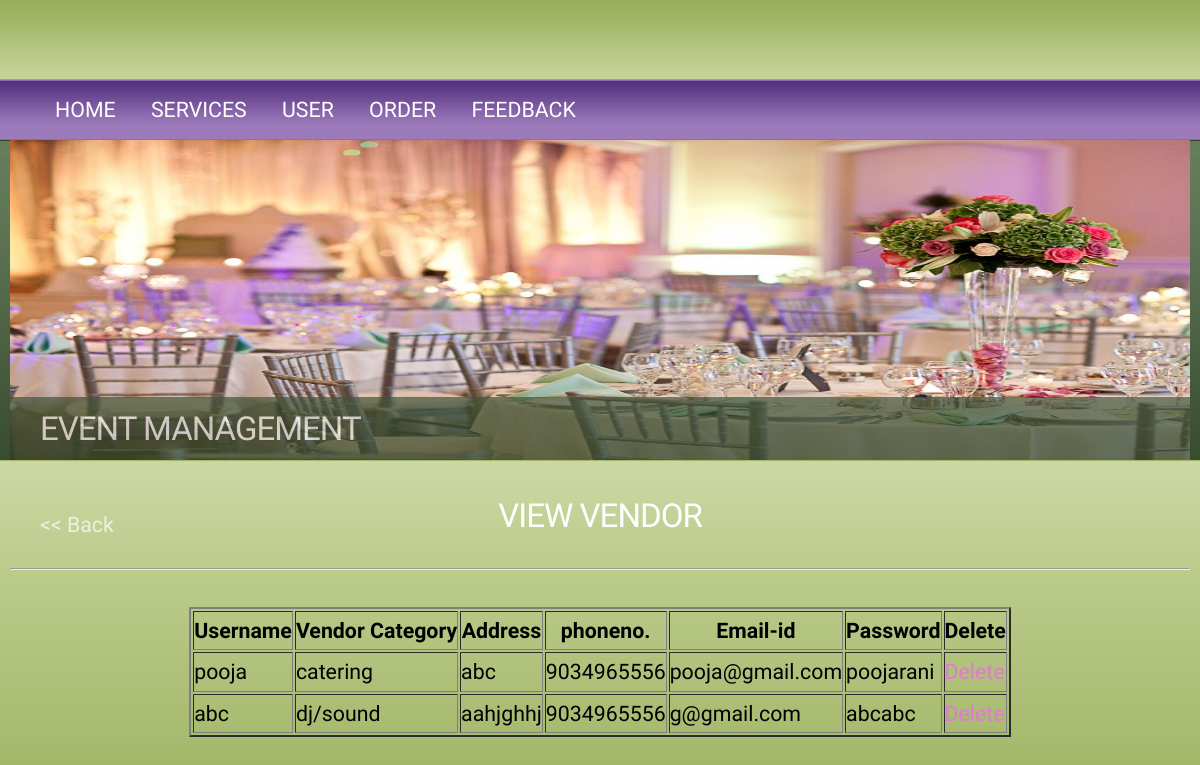
The app's page /viewvendor.php with its own data.
### tables this page shows
CREATE TABLE IF NOT EXISTS `vendor3` (
  `vname` varchar(30) NOT NULL,
  `vcategory` varchar(30) NOT NULL,
  `vaddress` varchar(30) NOT NULL,
  `vphoneno` varchar(30) NOT NULL,
  `vemail` varchar(30) NOT NULL,
  `vpassword` varchar(30) NOT NULL
);

### viewvendor.php (the view, shortened to what this page needs)
<!DOCTYPE html PUBLIC "-//W3C//DTD XHTML 1.0 Strict//EN" "http://www.w3.org/TR/xhtml1/DTD/xhtml1-strict.dtd">
<head>
<html xmlns="http://www.w3.org/1999/xhtml">
		<link rel="stylesheet" type="text/css" href="style.css" />
<body>
	<div id="outer">
		<div id="header">
			<div id="nav">
<ul>
			<li><a href="welcomeadmin.php">Home</a></li>
			<li><a href="adminservices.php">Services</a></li>
			<li><a href="viewuser.php">User</a></li>
			<li><a href="vieworders.php">Order</a></li>
			<li><a href="fedback.php">Feedback</a></li>
			</ul>
		    </div>
		</div>
		<div id="banner">
			<img src="images/016_DJ_indian-wedding-room-900x600.jpg" width="1180" height="320" alt="" />
				<div id="logo">
					<h2><a href="#">Event management </a></h2>
<?php
echo "<a href='welcomeadmin.php' class='back'>"."<<"." "."Back"."</a>";
   ?>
				</div>
		</div>
<div>&nbsp;
     <center>   <h2>View Vendor</h2><hr/></center>
<br/>            	<?php
$con = mysqli_connect("localhost","root","","project1");
$query="select * from  vendor3";
$rid=mysqli_query($con,$query) or die(mysqli_error());
echo "<center><table border='2' class='tab2' style=color:black>";
echo "<tr><th>Username</th><th>Vendor Category</th><th>Address</th><th>phoneno.</th><th>Email-id</th><th>Password</th><th>Delete</th></tr>";
while($res=mysqli_fetch_array($rid))
{
echo "<tr><td>".$res['vname']."</td><td>".$res['vcategory']."</td><td>".$res['vaddress']."</td><td>".$res['vphoneno']."</td><td>".$res['vemail']."</td><td>".$res['vpassword']."</td><td><a href='deletevendor.php?id=".$res['vemail']."'>Delete"."</a></td></tr>";
}
?>
</div>
		</div>
	</body>
</html>

### style.css (style rules this page uses)
* { margin: 0; padding: 0; }
a { text-decoration: underline; color: #E477D4; }
body { font-size: 16pt; line-height: 1.75em; background: #98ae5b url(images/bg.jpg) repeat-x top left; color: #C7CFC8; }
body,input { font-family: Jura, sans-serif; }
h1,h2,h3,h4 { text-transform: uppercase; font-weight: normal; letter-spacing: -1px; }
h2 { font-size: 1.55em; }
h2,h3,h4 { margin-bottom: 1em; color: #FFF; }
ul { margin: 0 0 1.5em 0; list-style: none; padding: 0; }
ul li { margin: 0; padding: 6px 0; }
#banner { position: relative; padding: 0; height: 320px; width: 1180px; margin: 0 0 0 0; background: #FFF; }
#header { position: relative; padding: 0px; height: 60px; width: 1120px; }
#logo { position: absolute; bottom: 0; left: 0px; height: 63px; width: 100%; line-height: 63px; background: url(images/logo.jpg) repeat-x bottom right; opacity: 0.7; }
#logo a { text-decoration: none; color: #fff; padding: 0 30px; }
#nav { top: 0; left: 0; height: 80px; line-height: 60px; padding: 0 30px 0 30px; width: 1120px; margin: 0; }
#nav a { text-decoration: none; text-transform: uppercase; letter-spacing: 2; color: #FFF; }
#nav ul { list-style: none; }
#nav ul li { display: inline; padding: 0 15px 0 15px; }
#outer { position: relative; width: 1180px; margin: 80px auto 0 auto; }

### viewvendor.php (style rules this page uses)
a { text-decoration:none; }

### records on screen
vendor3: vname "pooja", vcategory "catering", vaddress "abc", vphoneno "9034965556", vemail "pooja@gmail.com", vpassword "poojarani"
vendor3: vname "abc", vcategory "dj/sound", vaddress "aahjghhj", vphoneno "9034965556", vemail "g@gmail.com", vpassword "abcabc"
